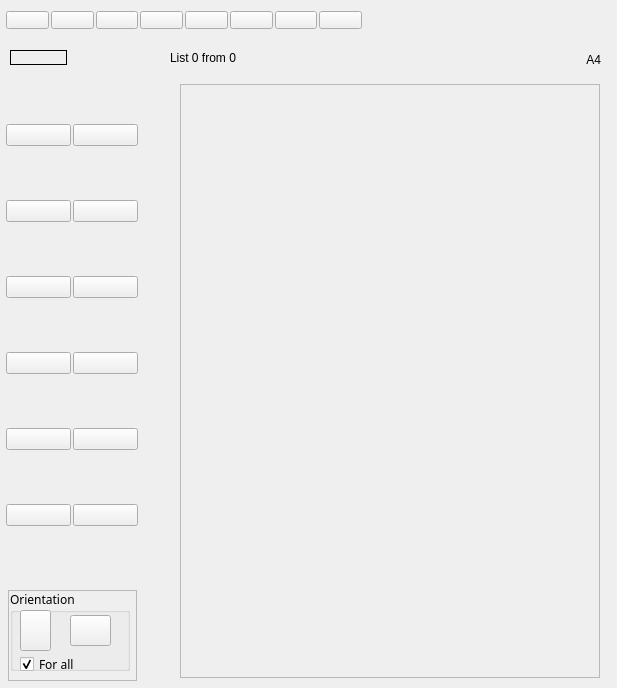
<?xml version="1.0" encoding="UTF-8"?>
<ui version="4.0">
 <class>MainWindow</class>
 <widget class="QMainWindow" name="MainWindow">
  <property name="geometry">
   <rect>
    <x>0</x>
    <y>0</y>
    <width>617</width>
    <height>688</height>
   </rect>
  </property>
  <property name="windowTitle">
   <string>Fast print</string>
  </property>
  <property name="iconSize">
   <size>
    <width>32</width>
    <height>32</height>
   </size>
  </property>
  <widget class="QWidget" name="centralWidget">
   <widget class="QWidget" name="horizontalLayoutWidget">
    <property name="geometry">
     <rect>
      <x>0</x>
      <y>0</y>
      <width>373</width>
      <height>40</height>
     </rect>
    </property>
    <layout class="QHBoxLayout" name="horizontalLayout">
     <property name="spacing">
      <number>2</number>
     </property>
     <property name="leftMargin">
      <number>6</number>
     </property>
     <item>
      <widget class="QPushButton" name="pushButton_2">
       <property name="text">
        <string/>
       </property>
       <property name="icon">
        <iconset resource="res.qrc">
         <normaloff>:/new/prefix1/op_file</normaloff>:/new/prefix1/op_file</iconset>
       </property>
       <property name="iconSize">
        <size>
         <width>32</width>
         <height>32</height>
        </size>
       </property>
      </widget>
     </item>
     <item>
      <widget class="QPushButton" name="pushButton_12">
       <property name="text">
        <string/>
       </property>
       <property name="icon">
        <iconset resource="res.qrc">
         <normaloff>:/new/prefix1/op_folder</normaloff>:/new/prefix1/op_folder</iconset>
       </property>
       <property name="iconSize">
        <size>
         <width>32</width>
         <height>32</height>
        </size>
       </property>
      </widget>
     </item>
     <item>
      <widget class="QPushButton" name="pushButton_3">
       <property name="text">
        <string/>
       </property>
       <property name="icon">
        <iconset resource="res.qrc">
         <normaloff>:/new/prefix1/down</normaloff>:/new/prefix1/down</iconset>
       </property>
       <property name="iconSize">
        <size>
         <width>32</width>
         <height>32</height>
        </size>
       </property>
      </widget>
     </item>
     <item>
      <widget class="QPushButton" name="pushButton_4">
       <property name="text">
        <string/>
       </property>
       <property name="icon">
        <iconset resource="res.qrc">
         <normaloff>:/new/prefix1/up</normaloff>:/new/prefix1/up</iconset>
       </property>
       <property name="iconSize">
        <size>
         <width>32</width>
         <height>32</height>
        </size>
       </property>
      </widget>
     </item>
     <item>
      <widget class="QPushButton" name="pushButton_5">
       <property name="text">
        <string/>
       </property>
       <property name="icon">
        <iconset resource="res.qrc">
         <normaloff>:/new/prefix1/vap</normaloff>:/new/prefix1/vap</iconset>
       </property>
       <property name="iconSize">
        <size>
         <width>32</width>
         <height>32</height>
        </size>
       </property>
      </widget>
     </item>
     <item>
      <widget class="QPushButton" name="pushButton_6">
       <property name="text">
        <string/>
       </property>
       <property name="icon">
        <iconset resource="res.qrc">
         <normaloff>:/new/prefix1/print_sel</normaloff>:/new/prefix1/print_sel</iconset>
       </property>
       <property name="iconSize">
        <size>
         <width>32</width>
         <height>32</height>
        </size>
       </property>
      </widget>
     </item>
     <item>
      <widget class="QPushButton" name="pushButton_7">
       <property name="text">
        <string/>
       </property>
       <property name="icon">
        <iconset resource="res.qrc">
         <normaloff>:/new/prefix1/sheet2</normaloff>:/new/prefix1/sheet2</iconset>
       </property>
       <property name="iconSize">
        <size>
         <width>32</width>
         <height>32</height>
        </size>
       </property>
      </widget>
     </item>
     <item>
      <widget class="QPushButton" name="pushButton_9">
       <property name="text">
        <string/>
       </property>
       <property name="icon">
        <iconset resource="res.qrc">
         <normaloff>:/new/prefix1/sett</normaloff>:/new/prefix1/sett</iconset>
       </property>
       <property name="iconSize">
        <size>
         <width>32</width>
         <height>32</height>
        </size>
       </property>
      </widget>
     </item>
    </layout>
   </widget>
   <widget class="QWidget" name="gridLayoutWidget">
    <property name="geometry">
     <rect>
      <x>0</x>
      <y>70</y>
      <width>140</width>
      <height>511</height>
     </rect>
    </property>
    <layout class="QGridLayout" name="gridLayout">
     <property name="leftMargin">
      <number>6</number>
     </property>
     <property name="topMargin">
      <number>2</number>
     </property>
     <property name="rightMargin">
      <number>2</number>
     </property>
     <property name="bottomMargin">
      <number>2</number>
     </property>
     <property name="spacing">
      <number>2</number>
     </property>
     <item row="4" column="1">
      <widget class="QPushButton" name="l10">
       <property name="text">
        <string/>
       </property>
       <property name="icon">
        <iconset resource="res.qrc">
         <normaloff>:/new/prefix1/4x5</normaloff>:/new/prefix1/4x5</iconset>
       </property>
       <property name="iconSize">
        <size>
         <width>53</width>
         <height>73</height>
        </size>
       </property>
      </widget>
     </item>
     <item row="2" column="0">
      <widget class="QPushButton" name="l5">
       <property name="text">
        <string/>
       </property>
       <property name="icon">
        <iconset resource="res.qrc">
         <normaloff>:/new/prefix1/2x2</normaloff>:/new/prefix1/2x2</iconset>
       </property>
       <property name="iconSize">
        <size>
         <width>53</width>
         <height>73</height>
        </size>
       </property>
      </widget>
     </item>
     <item row="0" column="0">
      <widget class="QPushButton" name="l1">
       <property name="text">
        <string/>
       </property>
       <property name="icon">
        <iconset resource="res.qrc">
         <normaloff>:/new/prefix1/1c</normaloff>:/new/prefix1/1c</iconset>
       </property>
       <property name="iconSize">
        <size>
         <width>53</width>
         <height>73</height>
        </size>
       </property>
      </widget>
     </item>
     <item row="3" column="0">
      <widget class="QPushButton" name="l7">
       <property name="text">
        <string/>
       </property>
       <property name="icon">
        <iconset resource="res.qrc">
         <normaloff>:/new/prefix1/2x4</normaloff>:/new/prefix1/2x4</iconset>
       </property>
       <property name="iconSize">
        <size>
         <width>53</width>
         <height>73</height>
        </size>
       </property>
      </widget>
     </item>
     <item row="4" column="0">
      <widget class="QPushButton" name="l9">
       <property name="text">
        <string/>
       </property>
       <property name="icon">
        <iconset resource="res.qrc">
         <normaloff>:/new/prefix1/3x5</normaloff>:/new/prefix1/3x5</iconset>
       </property>
       <property name="iconSize">
        <size>
         <width>53</width>
         <height>73</height>
        </size>
       </property>
      </widget>
     </item>
     <item row="3" column="1">
      <widget class="QPushButton" name="l8">
       <property name="text">
        <string/>
       </property>
       <property name="icon">
        <iconset resource="res.qrc">
         <normaloff>:/new/prefix1/3x3</normaloff>:/new/prefix1/3x3</iconset>
       </property>
       <property name="iconSize">
        <size>
         <width>53</width>
         <height>73</height>
        </size>
       </property>
      </widget>
     </item>
     <item row="1" column="1">
      <widget class="QPushButton" name="l4">
       <property name="text">
        <string/>
       </property>
       <property name="icon">
        <iconset resource="res.qrc">
         <normaloff>:/new/prefix1/1x3</normaloff>:/new/prefix1/1x3</iconset>
       </property>
       <property name="iconSize">
        <size>
         <width>53</width>
         <height>73</height>
        </size>
       </property>
      </widget>
     </item>
     <item row="0" column="1">
      <widget class="QPushButton" name="l2">
       <property name="text">
        <string/>
       </property>
       <property name="icon">
        <iconset resource="res.qrc">
         <normaloff>:/new/prefix1/1t</normaloff>:/new/prefix1/1t</iconset>
       </property>
       <property name="iconSize">
        <size>
         <width>53</width>
         <height>73</height>
        </size>
       </property>
      </widget>
     </item>
     <item row="1" column="0">
      <widget class="QPushButton" name="l3">
       <property name="text">
        <string/>
       </property>
       <property name="icon">
        <iconset resource="res.qrc">
         <normaloff>:/new/prefix1/1x2</normaloff>:/new/prefix1/1x2</iconset>
       </property>
       <property name="iconSize">
        <size>
         <width>53</width>
         <height>73</height>
        </size>
       </property>
      </widget>
     </item>
     <item row="2" column="1">
      <widget class="QPushButton" name="l6">
       <property name="text">
        <string/>
       </property>
       <property name="icon">
        <iconset resource="res.qrc">
         <normaloff>:/new/prefix1/2x3</normaloff>:/new/prefix1/2x3</iconset>
       </property>
       <property name="iconSize">
        <size>
         <width>53</width>
         <height>73</height>
        </size>
       </property>
      </widget>
     </item>
     <item row="5" column="0">
      <widget class="QPushButton" name="pushButton">
       <property name="text">
        <string/>
       </property>
       <property name="icon">
        <iconset resource="res.qrc">
         <normaloff>:/new/prefix1/all</normaloff>:/new/prefix1/all</iconset>
       </property>
       <property name="iconSize">
        <size>
         <width>53</width>
         <height>73</height>
        </size>
       </property>
      </widget>
     </item>
     <item row="5" column="1">
      <widget class="QPushButton" name="pushButton_8">
       <property name="text">
        <string/>
       </property>
       <property name="icon">
        <iconset resource="res.qrc">
         <normaloff>:/new/prefix1/my</normaloff>:/new/prefix1/my</iconset>
       </property>
       <property name="iconSize">
        <size>
         <width>53</width>
         <height>73</height>
        </size>
       </property>
      </widget>
     </item>
    </layout>
   </widget>
   <widget class="QLabel" name="checkset">
    <property name="geometry">
     <rect>
      <x>580</x>
      <y>10</y>
      <width>32</width>
      <height>32</height>
     </rect>
    </property>
    <property name="text">
     <string/>
    </property>
    <property name="pixmap">
     <pixmap resource="res.qrc">:/new/prefix1/check</pixmap>
    </property>
    <property name="scaledContents">
     <bool>false</bool>
    </property>
    <property name="wordWrap">
     <bool>false</bool>
    </property>
   </widget>
   <widget class="QFrame" name="sheet">
    <property name="geometry">
     <rect>
      <x>180</x>
      <y>84</y>
      <width>420</width>
      <height>594</height>
     </rect>
    </property>
    <property name="frameShape">
     <enum>QFrame::StyledPanel</enum>
    </property>
    <property name="frameShadow">
     <enum>QFrame::Raised</enum>
    </property>
    <property name="lineWidth">
     <number>4</number>
    </property>
    <widget class="QLabel" name="fon">
     <property name="geometry">
      <rect>
       <x>30</x>
       <y>20</y>
       <width>361</width>
       <height>531</height>
      </rect>
     </property>
     <property name="frameShape">
      <enum>QFrame::NoFrame</enum>
     </property>
     <property name="text">
      <string/>
     </property>
     <property name="pixmap">
      <pixmap resource="res.qrc">:/new/prefix1/sheet</pixmap>
     </property>
     <property name="scaledContents">
      <bool>true</bool>
     </property>
    </widget>
    <widget class="QLabel" name="label">
     <property name="geometry">
      <rect>
       <x>150</x>
       <y>210</y>
       <width>128</width>
       <height>128</height>
      </rect>
     </property>
     <property name="text">
      <string/>
     </property>
     <property name="pixmap">
      <pixmap resource="res.qrc">:/new/prefix1/indicator</pixmap>
     </property>
    </widget>
   </widget>
   <widget class="QLabel" name="label_2">
    <property name="geometry">
     <rect>
      <x>170</x>
      <y>50</y>
      <width>141</width>
      <height>16</height>
     </rect>
    </property>
    <property name="text">
     <string>List 0 from 0</string>
    </property>
   </widget>
   <widget class="QLabel" name="label_3">
    <property name="geometry">
     <rect>
      <x>510</x>
      <y>50</y>
      <width>91</width>
      <height>20</height>
     </rect>
    </property>
    <property name="text">
     <string>A4</string>
    </property>
    <property name="alignment">
     <set>Qt::AlignRight|Qt::AlignTrailing|Qt::AlignVCenter</set>
    </property>
   </widget>
   <widget class="QLabel" name="list">
    <property name="geometry">
     <rect>
      <x>10</x>
      <y>50</y>
      <width>57</width>
      <height>15</height>
     </rect>
    </property>
    <property name="frameShape">
     <enum>QFrame::Box</enum>
    </property>
    <property name="text">
     <string/>
    </property>
    <property name="pixmap">
     <pixmap resource="res.qrc">:/new/prefix1/sheet</pixmap>
    </property>
    <property name="scaledContents">
     <bool>true</bool>
    </property>
   </widget>
   <widget class="QGroupBox" name="groupBox">
    <property name="geometry">
     <rect>
      <x>10</x>
      <y>590</y>
      <width>120</width>
      <height>81</height>
     </rect>
    </property>
    <property name="font">
     <font>
      <family>Sans Serif</family>
      <weight>50</weight>
      <italic>false</italic>
      <bold>false</bold>
     </font>
    </property>
    <property name="title">
     <string>Orientation</string>
    </property>
    <widget class="QPushButton" name="pushButton_10">
     <property name="geometry">
      <rect>
       <x>10</x>
       <y>20</y>
       <width>31</width>
       <height>41</height>
      </rect>
     </property>
     <property name="text">
      <string/>
     </property>
     <property name="icon">
      <iconset resource="res.qrc">
       <normaloff>:/new/prefix1/check</normaloff>:/new/prefix1/check</iconset>
     </property>
    </widget>
    <widget class="QPushButton" name="pushButton_11">
     <property name="geometry">
      <rect>
       <x>60</x>
       <y>25</y>
       <width>41</width>
       <height>31</height>
      </rect>
     </property>
     <property name="text">
      <string/>
     </property>
    </widget>
    <widget class="QCheckBox" name="checkBox">
     <property name="geometry">
      <rect>
       <x>10</x>
       <y>64</y>
       <width>85</width>
       <height>21</height>
      </rect>
     </property>
     <property name="text">
      <string>For all</string>
     </property>
     <property name="checked">
      <bool>true</bool>
     </property>
    </widget>
   </widget>
   <widget class="QFrame" name="frame">
    <property name="geometry">
     <rect>
      <x>8</x>
      <y>590</y>
      <width>129</width>
      <height>91</height>
     </rect>
    </property>
    <property name="frameShape">
     <enum>QFrame::StyledPanel</enum>
    </property>
    <property name="frameShadow">
     <enum>QFrame::Raised</enum>
    </property>
   </widget>
   <zorder>frame</zorder>
   <zorder>list</zorder>
   <zorder>horizontalLayoutWidget</zorder>
   <zorder>gridLayoutWidget</zorder>
   <zorder>checkset</zorder>
   <zorder>sheet</zorder>
   <zorder>label_2</zorder>
   <zorder>label_3</zorder>
   <zorder>groupBox</zorder>
  </widget>
 </widget>
 <layoutdefault spacing="6" margin="11"/>
 <resources>
  <include location="res.qrc"/>
 </resources>
 <connections/>
</ui>
